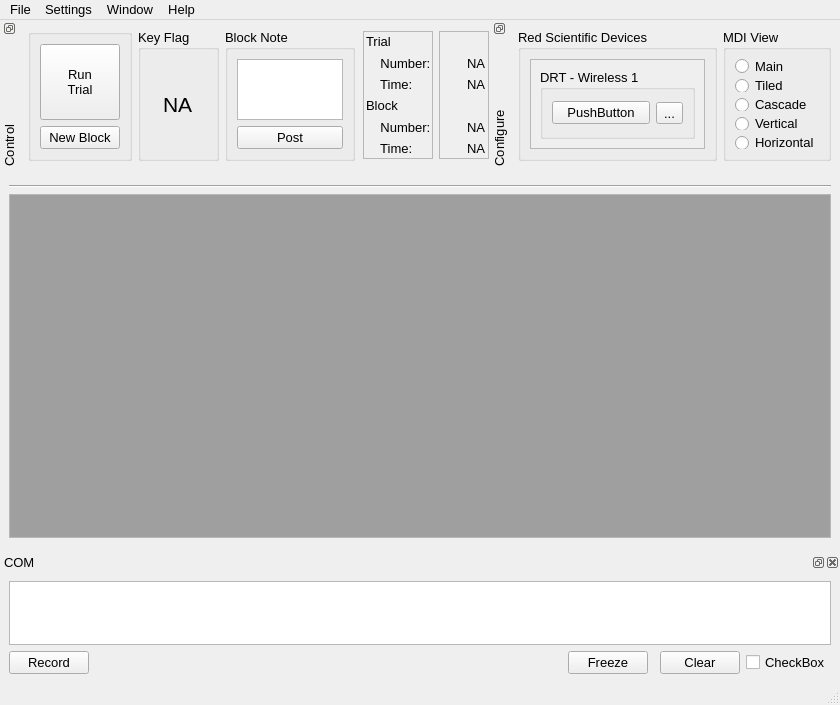
<?xml version="1.0" encoding="UTF-8"?>
<ui version="4.0">
 <class>MainWindow</class>
 <widget class="QMainWindow" name="MainWindow">
  <property name="geometry">
   <rect>
    <x>0</x>
    <y>0</y>
    <width>840</width>
    <height>705</height>
   </rect>
  </property>
  <property name="minimumSize">
   <size>
    <width>840</width>
    <height>468</height>
   </size>
  </property>
  <property name="font">
   <font>
    <pointsize>10</pointsize>
   </font>
  </property>
  <property name="windowTitle">
   <string>RS Device Companion</string>
  </property>
  <widget class="QWidget" name="Central_Widget">
   <layout class="QVBoxLayout" name="verticalLayout_9">
    <item>
     <widget class="Line" name="Seperator_Line">
      <property name="orientation">
       <enum>Qt::Horizontal</enum>
      </property>
     </widget>
    </item>
    <item>
     <widget class="QFrame" name="MDI_Dock_Frame">
      <property name="frameShape">
       <enum>QFrame::StyledPanel</enum>
      </property>
      <property name="frameShadow">
       <enum>QFrame::Raised</enum>
      </property>
      <layout class="QHBoxLayout" name="horizontalLayout_3">
       <property name="leftMargin">
        <number>0</number>
       </property>
       <property name="topMargin">
        <number>0</number>
       </property>
       <property name="rightMargin">
        <number>0</number>
       </property>
       <property name="bottomMargin">
        <number>0</number>
       </property>
       <item>
        <widget class="QMdiArea" name="MDI_Dock_Area">
         <widget class="QWidget" name="subwindow">
          <property name="windowTitle">
           <string>Subwindow</string>
          </property>
          <layout class="QHBoxLayout" name="horizontalLayout">
           <item>
            <widget class="QGraphicsView" name="graphicsView"/>
           </item>
           <item>
            <widget class="QFrame" name="frame_4">
             <property name="minimumSize">
              <size>
               <width>0</width>
               <height>265</height>
              </size>
             </property>
             <property name="frameShape">
              <enum>QFrame::StyledPanel</enum>
             </property>
             <property name="frameShadow">
              <enum>QFrame::Raised</enum>
             </property>
             <layout class="QVBoxLayout" name="verticalLayout_5">
              <property name="leftMargin">
               <number>0</number>
              </property>
              <property name="topMargin">
               <number>0</number>
              </property>
              <property name="rightMargin">
               <number>0</number>
              </property>
              <property name="bottomMargin">
               <number>0</number>
              </property>
             </layout>
            </widget>
           </item>
           <item>
            <widget class="QScrollArea" name="scrollArea_2">
             <property name="sizePolicy">
              <sizepolicy hsizetype="Fixed" vsizetype="Expanding">
               <horstretch>0</horstretch>
               <verstretch>0</verstretch>
              </sizepolicy>
             </property>
             <property name="minimumSize">
              <size>
               <width>150</width>
               <height>0</height>
              </size>
             </property>
             <property name="widgetResizable">
              <bool>true</bool>
             </property>
             <widget class="QWidget" name="scrollAreaWidgetContents_2">
              <property name="geometry">
               <rect>
                <x>0</x>
                <y>0</y>
                <width>148</width>
                <height>296</height>
               </rect>
              </property>
              <layout class="QVBoxLayout" name="verticalLayout_11">
               <item>
                <widget class="QGroupBox" name="groupBox_5">
                 <property name="minimumSize">
                  <size>
                   <width>0</width>
                   <height>175</height>
                  </size>
                 </property>
                 <property name="title">
                  <string>GroupBox</string>
                 </property>
                 <layout class="QVBoxLayout" name="verticalLayout_8">
                  <property name="spacing">
                   <number>9</number>
                  </property>
                  <property name="leftMargin">
                   <number>9</number>
                  </property>
                  <property name="topMargin">
                   <number>9</number>
                  </property>
                  <property name="rightMargin">
                   <number>9</number>
                  </property>
                  <property name="bottomMargin">
                   <number>9</number>
                  </property>
                  <item>
                   <widget class="QPushButton" name="pushButton_16">
                    <property name="text">
                     <string>PushButton</string>
                    </property>
                   </widget>
                  </item>
                  <item>
                   <widget class="QPushButton" name="pushButton_17">
                    <property name="text">
                     <string>PushButton</string>
                    </property>
                   </widget>
                  </item>
                  <item>
                   <widget class="QCheckBox" name="checkBox_2">
                    <property name="text">
                     <string>CheckBox</string>
                    </property>
                   </widget>
                  </item>
                  <item>
                   <widget class="QCheckBox" name="checkBox_3">
                    <property name="text">
                     <string>CheckBox</string>
                    </property>
                   </widget>
                  </item>
                  <item>
                   <widget class="QCheckBox" name="checkBox_4">
                    <property name="text">
                     <string>CheckBox</string>
                    </property>
                   </widget>
                  </item>
                 </layout>
                </widget>
               </item>
               <item>
                <spacer name="verticalSpacer_2">
                 <property name="orientation">
                  <enum>Qt::Vertical</enum>
                 </property>
                 <property name="sizeHint" stdset="0">
                  <size>
                   <width>20</width>
                   <height>97</height>
                  </size>
                 </property>
                </spacer>
               </item>
               <item>
                <widget class="QGroupBox" name="groupBox_6">
                 <property name="minimumSize">
                  <size>
                   <width>100</width>
                   <height>0</height>
                  </size>
                 </property>
                 <property name="title">
                  <string>GroupBox</string>
                 </property>
                 <layout class="QVBoxLayout" name="verticalLayout_7">
                  <item>
                   <widget class="QPushButton" name="pushButton_15">
                    <property name="text">
                     <string>PushButton</string>
                    </property>
                   </widget>
                  </item>
                  <item>
                   <widget class="QPushButton" name="pushButton_14">
                    <property name="text">
                     <string>PushButton</string>
                    </property>
                   </widget>
                  </item>
                 </layout>
                </widget>
               </item>
              </layout>
             </widget>
            </widget>
           </item>
          </layout>
         </widget>
        </widget>
       </item>
      </layout>
     </widget>
    </item>
   </layout>
  </widget>
  <widget class="QMenuBar" name="MenuBar">
   <property name="geometry">
    <rect>
     <x>0</x>
     <y>0</y>
     <width>840</width>
     <height>22</height>
    </rect>
   </property>
   <widget class="QMenu" name="File_Menu">
    <property name="title">
     <string>File</string>
    </property>
    <addaction name="Begin_Experiment_Action"/>
    <addaction name="End_Experiment_Action"/>
    <addaction name="separator"/>
    <addaction name="Append_Experiment_Action"/>
    <addaction name="separator"/>
    <addaction name="Open_Action"/>
   </widget>
   <widget class="QMenu" name="Window_Menu">
    <property name="title">
     <string>Window</string>
    </property>
    <addaction name="Trial_Controls_Action"/>
    <addaction name="COM_Messages_Action"/>
    <addaction name="Configure_Action"/>
    <addaction name="separator"/>
    <addaction name="Display_Tooltips_Action"/>
    <addaction name="separator"/>
   </widget>
   <widget class="QMenu" name="Help_Menu">
    <property name="title">
     <string>Help</string>
    </property>
    <addaction name="About_RS_Companion_Action"/>
    <addaction name="About_Red_Scientific_Action"/>
   </widget>
   <widget class="QMenu" name="Settings_Menu">
    <property name="title">
     <string>Settings</string>
    </property>
    <widget class="QMenu" name="menuUDP_Controls">
     <property name="title">
      <string>UDP Controls</string>
     </property>
     <addaction name="Output_Action"/>
     <addaction name="Input_Aciton"/>
    </widget>
    <addaction name="COM_Port_Action"/>
    <addaction name="menuUDP_Controls"/>
   </widget>
   <addaction name="File_Menu"/>
   <addaction name="Settings_Menu"/>
   <addaction name="Window_Menu"/>
   <addaction name="Help_Menu"/>
  </widget>
  <widget class="QStatusBar" name="statusbar"/>
  <widget class="QDockWidget" name="Control_Window_Dock">
   <property name="sizePolicy">
    <sizepolicy hsizetype="Expanding" vsizetype="Expanding">
     <horstretch>0</horstretch>
     <verstretch>0</verstretch>
    </sizepolicy>
   </property>
   <property name="minimumSize">
    <size>
     <width>500</width>
     <height>150</height>
    </size>
   </property>
   <property name="maximumSize">
    <size>
     <width>650</width>
     <height>150</height>
    </size>
   </property>
   <property name="features">
    <set>QDockWidget::DockWidgetFloatable|QDockWidget::DockWidgetMovable|QDockWidget::DockWidgetVerticalTitleBar</set>
   </property>
   <property name="allowedAreas">
    <set>Qt::TopDockWidgetArea</set>
   </property>
   <property name="windowTitle">
    <string>Control</string>
   </property>
   <attribute name="dockWidgetArea">
    <number>4</number>
   </attribute>
   <widget class="QWidget" name="Control_Window_Dock_Contents">
    <layout class="QHBoxLayout" name="horizontalLayout_4">
     <item>
      <widget class="QGroupBox" name="Run_New_GroupBox">
       <property name="title">
        <string/>
       </property>
       <layout class="QVBoxLayout" name="verticalLayout">
        <item>
         <widget class="QPushButton" name="Run_Trial_PushButton">
          <property name="sizePolicy">
           <sizepolicy hsizetype="Preferred" vsizetype="Preferred">
            <horstretch>0</horstretch>
            <verstretch>0</verstretch>
           </sizepolicy>
          </property>
          <property name="minimumSize">
           <size>
            <width>0</width>
            <height>0</height>
           </size>
          </property>
          <property name="text">
           <string>Run
Trial</string>
          </property>
         </widget>
        </item>
        <item>
         <widget class="QPushButton" name="New_Block_PushButton">
          <property name="text">
           <string>New Block</string>
          </property>
         </widget>
        </item>
       </layout>
      </widget>
     </item>
     <item>
      <widget class="QGroupBox" name="Key_Flag_GroupBox">
       <property name="title">
        <string>Key Flag</string>
       </property>
       <layout class="QVBoxLayout" name="verticalLayout_6">
        <item alignment="Qt::AlignHCenter">
         <widget class="QLabel" name="Key_Flag_Label">
          <property name="font">
           <font>
            <pointsize>16</pointsize>
           </font>
          </property>
          <property name="text">
           <string>NA</string>
          </property>
         </widget>
        </item>
       </layout>
      </widget>
     </item>
     <item>
      <widget class="QGroupBox" name="Block_Note_GroupBox">
       <property name="title">
        <string>Block Note</string>
       </property>
       <layout class="QGridLayout" name="gridLayout_2">
        <item row="0" column="1">
         <widget class="QTextEdit" name="Block_Note_TextBox"/>
        </item>
        <item row="1" column="1">
         <widget class="QPushButton" name="Post_PushButton">
          <property name="text">
           <string>Post</string>
          </property>
         </widget>
        </item>
       </layout>
      </widget>
     </item>
     <item>
      <widget class="QFrame" name="Trial_Block_Frame">
       <property name="sizePolicy">
        <sizepolicy hsizetype="Fixed" vsizetype="Preferred">
         <horstretch>0</horstretch>
         <verstretch>0</verstretch>
        </sizepolicy>
       </property>
       <property name="minimumSize">
        <size>
         <width>130</width>
         <height>0</height>
        </size>
       </property>
       <layout class="QGridLayout" name="gridLayout_3">
        <property name="leftMargin">
         <number>2</number>
        </property>
        <property name="topMargin">
         <number>2</number>
        </property>
        <property name="rightMargin">
         <number>2</number>
        </property>
        <property name="bottomMargin">
         <number>2</number>
        </property>
        <item row="0" column="0">
         <widget class="QFrame" name="Trial_Block_Labels_Frame">
          <property name="frameShape">
           <enum>QFrame::StyledPanel</enum>
          </property>
          <property name="frameShadow">
           <enum>QFrame::Raised</enum>
          </property>
          <layout class="QVBoxLayout" name="verticalLayout_2">
           <property name="spacing">
            <number>6</number>
           </property>
           <property name="leftMargin">
            <number>2</number>
           </property>
           <property name="topMargin">
            <number>2</number>
           </property>
           <property name="rightMargin">
            <number>2</number>
           </property>
           <property name="bottomMargin">
            <number>2</number>
           </property>
           <item>
            <widget class="QLabel" name="Trial_Label">
             <property name="text">
              <string>Trial</string>
             </property>
            </widget>
           </item>
           <item>
            <widget class="QLabel" name="Trial_Num_Label">
             <property name="text">
              <string>    Number:</string>
             </property>
            </widget>
           </item>
           <item>
            <widget class="QLabel" name="Trial_Time_Label">
             <property name="text">
              <string>    Time:</string>
             </property>
            </widget>
           </item>
           <item>
            <widget class="QLabel" name="Block_Label">
             <property name="text">
              <string>Block</string>
             </property>
            </widget>
           </item>
           <item>
            <widget class="QLabel" name="Block_Num_Label">
             <property name="text">
              <string>    Number:</string>
             </property>
            </widget>
           </item>
           <item>
            <widget class="QLabel" name="Block_Time_Label">
             <property name="text">
              <string>    Time:</string>
             </property>
            </widget>
           </item>
          </layout>
         </widget>
        </item>
        <item row="0" column="1" alignment="Qt::AlignRight">
         <widget class="QFrame" name="Trial_Block_Values_Frame">
          <property name="minimumSize">
           <size>
            <width>50</width>
            <height>0</height>
           </size>
          </property>
          <property name="frameShape">
           <enum>QFrame::StyledPanel</enum>
          </property>
          <property name="frameShadow">
           <enum>QFrame::Raised</enum>
          </property>
          <layout class="QVBoxLayout" name="verticalLayout_4">
           <property name="leftMargin">
            <number>2</number>
           </property>
           <property name="topMargin">
            <number>2</number>
           </property>
           <property name="rightMargin">
            <number>2</number>
           </property>
           <property name="bottomMargin">
            <number>2</number>
           </property>
           <item>
            <widget class="QLabel" name="Trial_Block_Spacer_1">
             <property name="font">
              <font>
               <pointsize>10</pointsize>
              </font>
             </property>
             <property name="text">
              <string/>
             </property>
            </widget>
           </item>
           <item alignment="Qt::AlignRight">
            <widget class="QLabel" name="Trial_Num_Val_Label">
             <property name="text">
              <string>NA</string>
             </property>
            </widget>
           </item>
           <item alignment="Qt::AlignRight">
            <widget class="QLabel" name="Trial_Time_Val_Label">
             <property name="font">
              <font>
               <pointsize>10</pointsize>
              </font>
             </property>
             <property name="text">
              <string>NA</string>
             </property>
            </widget>
           </item>
           <item>
            <widget class="QLabel" name="Trial_Block_Spacer_2">
             <property name="text">
              <string/>
             </property>
            </widget>
           </item>
           <item alignment="Qt::AlignRight">
            <widget class="QLabel" name="Block_Num_Val_Label">
             <property name="text">
              <string>NA</string>
             </property>
            </widget>
           </item>
           <item alignment="Qt::AlignRight">
            <widget class="QLabel" name="Block_Time_Val_Label">
             <property name="text">
              <string>NA</string>
             </property>
            </widget>
           </item>
          </layout>
         </widget>
        </item>
       </layout>
      </widget>
     </item>
    </layout>
   </widget>
  </widget>
  <widget class="QDockWidget" name="COM_Widget_Dock">
   <property name="sizePolicy">
    <sizepolicy hsizetype="Preferred" vsizetype="Maximum">
     <horstretch>0</horstretch>
     <verstretch>0</verstretch>
    </sizepolicy>
   </property>
   <property name="minimumSize">
    <size>
     <width>374</width>
     <height>130</height>
    </size>
   </property>
   <property name="maximumSize">
    <size>
     <width>524287</width>
     <height>130</height>
    </size>
   </property>
   <property name="baseSize">
    <size>
     <width>0</width>
     <height>0</height>
    </size>
   </property>
   <property name="toolTip">
    <string>&lt;html&gt;&lt;head/&gt;&lt;body&gt;&lt;p&gt;Displays all communications with Red Scientific Hardware. These can be saved for later browsing and debugging.&lt;/p&gt;&lt;/body&gt;&lt;/html&gt;</string>
   </property>
   <property name="features">
    <set>QDockWidget::AllDockWidgetFeatures</set>
   </property>
   <property name="allowedAreas">
    <set>Qt::BottomDockWidgetArea</set>
   </property>
   <property name="windowTitle">
    <string>COM</string>
   </property>
   <attribute name="dockWidgetArea">
    <number>8</number>
   </attribute>
   <widget class="QWidget" name="COM_Wdget_Contents">
    <layout class="QGridLayout" name="gridLayout">
     <item row="1" column="0">
      <widget class="QPushButton" name="Record_PushButton">
       <property name="toolTip">
        <string>&lt;html&gt;&lt;head/&gt;&lt;body&gt;&lt;p&gt;Saves all raw COM messages to your data folder.&lt;/p&gt;&lt;/body&gt;&lt;/html&gt;</string>
       </property>
       <property name="text">
        <string>Record</string>
       </property>
      </widget>
     </item>
     <item row="1" column="2">
      <widget class="QPushButton" name="Freeze_PushButton">
       <property name="toolTip">
        <string>&lt;html&gt;&lt;head/&gt;&lt;body&gt;&lt;p&gt;Freezes the auto scrolling of COM messages.&lt;/p&gt;&lt;/body&gt;&lt;/html&gt;</string>
       </property>
       <property name="text">
        <string>Freeze</string>
       </property>
      </widget>
     </item>
     <item row="1" column="4">
      <widget class="QPushButton" name="Clear_PushButton">
       <property name="toolTip">
        <string>&lt;html&gt;&lt;head/&gt;&lt;body&gt;&lt;p&gt;Clears all COM messages in the pane above.&lt;/p&gt;&lt;/body&gt;&lt;/html&gt;</string>
       </property>
       <property name="text">
        <string>Clear</string>
       </property>
      </widget>
     </item>
     <item row="1" column="1">
      <spacer name="COM_Widget_HorizSpacer">
       <property name="orientation">
        <enum>Qt::Horizontal</enum>
       </property>
       <property name="sizeHint" stdset="0">
        <size>
         <width>40</width>
         <height>20</height>
        </size>
       </property>
      </spacer>
     </item>
     <item row="1" column="5">
      <widget class="QCheckBox" name="CHANGEME_CheckBox">
       <property name="text">
        <string>CheckBox</string>
       </property>
      </widget>
     </item>
     <item row="0" column="0" colspan="6">
      <widget class="QPlainTextEdit" name="COM_TextBox">
       <property name="minimumSize">
        <size>
         <width>0</width>
         <height>0</height>
        </size>
       </property>
       <property name="sizeIncrement">
        <size>
         <width>0</width>
         <height>0</height>
        </size>
       </property>
       <property name="baseSize">
        <size>
         <width>0</width>
         <height>0</height>
        </size>
       </property>
      </widget>
     </item>
    </layout>
   </widget>
  </widget>
  <widget class="QDockWidget" name="Configure_Widget_Dock">
   <property name="sizePolicy">
    <sizepolicy hsizetype="Expanding" vsizetype="Expanding">
     <horstretch>0</horstretch>
     <verstretch>0</verstretch>
    </sizepolicy>
   </property>
   <property name="minimumSize">
    <size>
     <width>350</width>
     <height>150</height>
    </size>
   </property>
   <property name="maximumSize">
    <size>
     <width>450</width>
     <height>150</height>
    </size>
   </property>
   <property name="features">
    <set>QDockWidget::DockWidgetFloatable|QDockWidget::DockWidgetMovable|QDockWidget::DockWidgetVerticalTitleBar</set>
   </property>
   <property name="allowedAreas">
    <set>Qt::TopDockWidgetArea</set>
   </property>
   <property name="windowTitle">
    <string>Configure</string>
   </property>
   <attribute name="dockWidgetArea">
    <number>4</number>
   </attribute>
   <widget class="QWidget" name="Configure_Widget_Contents">
    <layout class="QHBoxLayout" name="horizontalLayout_2">
     <item>
      <widget class="QGroupBox" name="RS_Devices_GroupBox">
       <property name="title">
        <string>Red Scientific Devices</string>
       </property>
       <layout class="QHBoxLayout" name="horizontalLayout_5">
        <item>
         <widget class="QScrollArea" name="RS_Devices_ScrollArea">
          <property name="widgetResizable">
           <bool>true</bool>
          </property>
          <widget class="QWidget" name="RS_Devices_ScrollArea_Contents">
           <property name="geometry">
            <rect>
             <x>0</x>
             <y>0</y>
             <width>179</width>
             <height>94</height>
            </rect>
           </property>
           <layout class="QVBoxLayout" name="verticalLayout_3">
            <item>
             <widget class="QGroupBox" name="Device_GroupBox">
              <property name="title">
               <string>DRT - Wireless 1</string>
              </property>
              <layout class="QHBoxLayout" name="horizontalLayout_8">
               <item>
                <widget class="QPushButton" name="Setup_PushButton">
                 <property name="text">
                  <string>PushButton</string>
                 </property>
                </widget>
               </item>
               <item>
                <widget class="QToolButton" name="Device_ToolButton">
                 <property name="text">
                  <string>...</string>
                 </property>
                </widget>
               </item>
              </layout>
             </widget>
            </item>
           </layout>
          </widget>
         </widget>
        </item>
       </layout>
      </widget>
     </item>
     <item>
      <widget class="QGroupBox" name="MDI_View_GroupBox">
       <property name="title">
        <string>MDI View</string>
       </property>
       <layout class="QVBoxLayout" name="verticalLayout_10">
        <item>
         <widget class="QRadioButton" name="MDI_View_Main_RadioButton">
          <property name="text">
           <string>Main</string>
          </property>
         </widget>
        </item>
        <item>
         <widget class="QRadioButton" name="MDI_View_Tiled_RadioButton">
          <property name="text">
           <string>Tiled</string>
          </property>
         </widget>
        </item>
        <item>
         <widget class="QRadioButton" name="MDI_View_Cascade_RadioButton">
          <property name="text">
           <string>Cascade</string>
          </property>
         </widget>
        </item>
        <item>
         <widget class="QRadioButton" name="MDI_View_Vertical_RadioButton">
          <property name="text">
           <string>Vertical</string>
          </property>
         </widget>
        </item>
        <item>
         <widget class="QRadioButton" name="MDI_View_Horizontal_RadioButton">
          <property name="text">
           <string>Horizontal</string>
          </property>
         </widget>
        </item>
       </layout>
      </widget>
     </item>
    </layout>
   </widget>
  </widget>
  <action name="Begin_Experiment_Action">
   <property name="text">
    <string>Begin Experiment</string>
   </property>
   <property name="toolTip">
    <string>Begin Experiment</string>
   </property>
  </action>
  <action name="COM_Messages_Action">
   <property name="checkable">
    <bool>true</bool>
   </property>
   <property name="text">
    <string>COM Messages</string>
   </property>
  </action>
  <action name="actionParameters">
   <property name="checkable">
    <bool>true</bool>
   </property>
   <property name="text">
    <string>Parameters</string>
   </property>
  </action>
  <action name="actionLive_Data">
   <property name="checkable">
    <bool>true</bool>
   </property>
   <property name="text">
    <string>Live Data</string>
   </property>
  </action>
  <action name="actionConfigure_Data_Buddy">
   <property name="text">
    <string>Configure Data Buddy</string>
   </property>
  </action>
  <action name="About_RS_Companion_Action">
   <property name="text">
    <string>About RS Companion</string>
   </property>
  </action>
  <action name="About_Red_Scientific_Action">
   <property name="text">
    <string>About Red Scientific</string>
   </property>
  </action>
  <action name="End_Experiment_Action">
   <property name="text">
    <string>End Experiment</string>
   </property>
  </action>
  <action name="Trial_Controls_Action">
   <property name="text">
    <string>Trial Controls</string>
   </property>
  </action>
  <action name="actionExit_2">
   <property name="text">
    <string>Exit</string>
   </property>
  </action>
  <action name="Display_Tooltips_Action">
   <property name="text">
    <string>Display Tooltips</string>
   </property>
  </action>
  <action name="Configure_Action">
   <property name="text">
    <string>Configure</string>
   </property>
  </action>
  <action name="COM_Port_Action">
   <property name="text">
    <string>COM Port</string>
   </property>
  </action>
  <action name="Output_Action">
   <property name="text">
    <string>Output</string>
   </property>
  </action>
  <action name="Input_Aciton">
   <property name="text">
    <string>Input</string>
   </property>
  </action>
  <action name="Append_Experiment_Action">
   <property name="text">
    <string>Append Experiment</string>
   </property>
  </action>
  <action name="Open_Action">
   <property name="text">
    <string>Open File  Folder</string>
   </property>
  </action>
 </widget>
 <resources/>
 <connections>
  <connection>
   <sender>Clear_PushButton</sender>
   <signal>clicked()</signal>
   <receiver>COM_TextBox</receiver>
   <slot>clear()</slot>
   <hints>
    <hint type="sourcelabel">
     <x>597</x>
     <y>533</y>
    </hint>
    <hint type="destinationlabel">
     <x>381</x>
     <y>503</y>
    </hint>
   </hints>
  </connection>
 </connections>
</ui>
